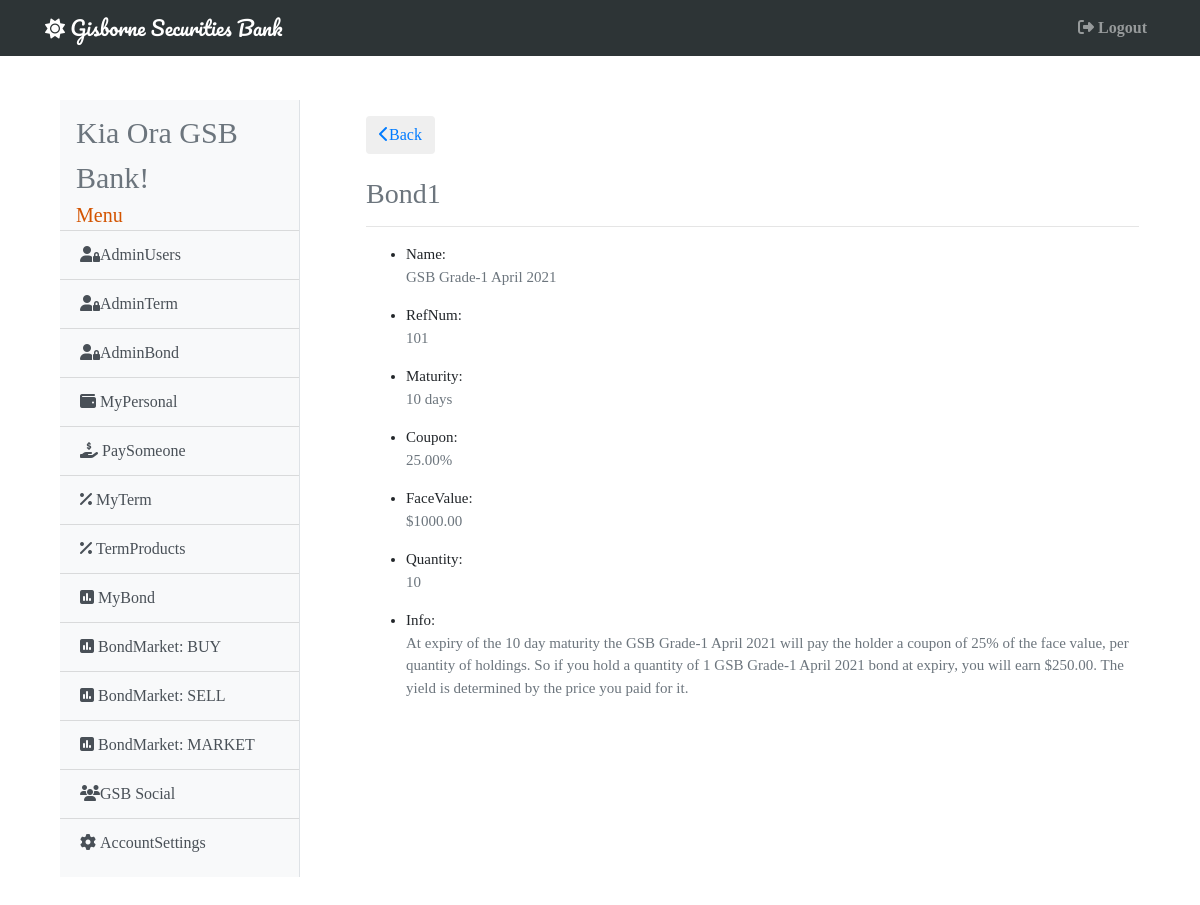
The page /bondproduct/1 (signed in) on the database its author committed.
### gsb/models.py (models this page shows, shortened)
class User(db.Model, UserMixin):
    id = db.Column(db.Integer, primary_key=True)
    username = db.Column(db.String(20), unique=True, nullable=False)
    email = db.Column(db.String(120), unique=True, nullable=False)
    password = db.Column(db.String(60), nullable=False)
    account = db.Column(db.BigInteger, unique=True, nullable=False)
    cash = db.Column(db.Numeric(20, 2), nullable=False)
    admin =  db.Column(db.Boolean, default=False, nullable=False)
    active =  db.Column(db.Boolean, default=False, nullable=False)
    market =  db.Column(db.Boolean, default=False, nullable=False)
    image = db.Column(db.Integer, default=1, nullable=False)
    inbox = db.Column(db.Integer, default=0, nullable=False)
    term = db.Column(db.Numeric(20, 2), nullable=False)
    bond = db.Column(db.Numeric(20, 2), nullable=False)
    total = db.Column(db.Numeric(20, 2), nullable=False)
    terms = db.relationship('Term', secondary="terms")
    bonds = db.relationship('Bond', secondary="bonds")
    buys = db.relationship('Bond', secondary="buys")
    sells = db.relationship('Bond', secondary="sells")
    receives = db.relationship('Receives', lazy='dynamic', backref='receiver')
    sends = db.relationship('Sends', lazy='dynamic', backref='sender')
    posts = db.relationship('Statuses', lazy='dynamic', backref='poster')
    messages = db.relationship('Messages', lazy='dynamic', backref='messager')

class Bond(db.Model):
    id = db.Column(db.Integer, primary_key=True)
    name = db.Column(db.String(50), unique=True, nullable=False)
    ref_num = db.Column(db.Integer, unique=True, nullable=False)
    maturity = db.Column(db.Integer, nullable=False)
    rate = db.Column(db.Numeric(4, 2), nullable=False)
    face_value = db.Column(db.Numeric(6, 2), nullable=False)
    quantity = db.Column(db.Integer, nullable=False)
    info = db.Column(db.String(300), nullable=False)

### gsb/bond/routes.py (the view)
@bond.route('/bondproduct/<int:bond_id>')
@login_required
def bond_product(bond_id):
    bond = Bond.query.get_or_404(bond_id)
    return render_template('bonds/bond.html', title=bond_id, bond=bond)

### gsb/models.py (called while the page is built)
@login_manager.user_loader
def load_user(user_id):
    return User.query.get(int(user_id))

### gsb/templates/bonds/bond.html
{% extends 'base.html' %}
{% block content %}
<div class="card-body shadow-lg p-3 mb-5 bg-white rounded" style="font-size: 15px;">
    <button class="btn">
        <a href="{{ url_for('bond.bond_market') }}"><i class="fas fa-chevron-left"></i>Back</a>
    </button>
    <br>
    <br>
        <h3 class="text-muted">Bond{{ bond.id }}</h3>
        <hr>
            <ul>
                <li>Name: <p class="text-muted">{{ bond.name }}</p></li>
                <li>RefNum: <p class="text-muted">{{ bond.ref_num }}</p></li>
                <li>Maturity: <p class="text-muted">{{ bond.maturity }} days</p></li>
                <li>Coupon: <p class="text-muted">{{ bond.rate*100 }}%</p></li>
                <li>FaceValue: <p class="text-muted">${{ bond.face_value }}</p></li>
                <li>Quantity: <p class="text-muted">{{ bond.quantity }}</p></li>
                <li>Info: <p class="text-muted">{{ bond.info }}</p></li>
            </ul>
</div>
{% endblock %}

### gsb/templates/base.html (shortened to what this page needs)
<!DOCTYPE html>
<html>
<head>
    <link rel="stylesheet" href="https://maxcdn.bootstrapcdn.com/bootstrap/4.0.0/css/bootstrap.min.css">
</head>
{% if current_user.image == 1 %}
  <body style="background-image: url('https://upload.wikimedia.org/wikipedia/commons/4/4f/Gisborne_NZ_Sunrise_Waikanae_Beach.jpg');
              background-size: cover; font-family: 'Noto+Serif+SC', 'sans-serif';">
{% elif current_user.image == 2 %}
  <body style="background-image: url('https://upload.wikimedia.org/wikipedia/commons/f/fc/Gladstone_Road_in_Gisborne_02.jpg');
              background-size: cover; font-family: 'Noto+Serif+SC', 'sans-serif';">
{% elif current_user.image == 3 %}
  <body style="background-image: url('https://upload.wikimedia.org/wikipedia/commons/c/cb/Railway_Bridge_over_Turanganui_River%2C_Gisborne.jpg');
              background-size: cover; font-family: 'Noto+Serif+SC', 'sans-serif';">
{% endif %}
  <header class="site-header">
    {% if current_user.admin == True %}
      <nav class="navbar navbar-expand-md navbar-dark bg-steel fixed-top" style="max-width: vw100; background-color: #2d3436;">
    {% else %}
      <nav class="navbar navbar-expand-md navbar-dark bg-steel fixed-top" style="max-width: vw100; background-color: #d35400;">
    {% endif %}
      <div class="container">
        <a class="navbar-brand" style="font-family: 'Pacifico', 'sans-serif';" href="/"><i class="fas fa-sun"></i> Gisborne Securities Bank</a>
          <div class="navbar-nav">
            <a class="nav-item nav-link" href="{{ url_for('main.logout') }}"><b><i class="fas fa-sign-out-alt mr-1"></i>Logout</b></a>
          </div>
        </div>
    </nav>
  </header>
    <main role="main" class="container">
      <div class="row">
        <div class="col-md-3" style="padding-top: 100px; padding-left: 30px; padding-bottom: 30px;">
          <div class="bg-light border-right" id="sidebar-wrapper" style="padding-block: 10px;">
            <div class="sidebar-heading ml-3 text-muted" style="font-size: 30px;">Kia Ora {{ current_user.username }}!</div>
            <div class="sidebar-heading ml-3" style="font-size: 20px; color: #d35400;">Menu</div>
            <div class="list-group list-group-flush">
            {% if current_user.admin == True %}
              <a href="{{ url_for('admin.admin_users') }}" class="list-group-item list-group-item-action bg-light"><i class="fas fa-user-lock"></i>AdminUsers</a>
              <a href="{{ url_for('admin.admin_term') }}" class="list-group-item list-group-item-action bg-light"><i class="fas fa-user-lock"></i>AdminTerm</a>
              <a href="{{ url_for('admin.admin_bond') }}" class="list-group-item list-group-item-action bg-light"><i class="fas fa-user-lock"></i>AdminBond</a>
            {% endif %}
              <a href="{{ url_for('main.my_personal') }}" class="list-group-item list-group-item-action bg-light"><i class="fas fa-wallet mr-1"></i>MyPersonal</a>
              <a href="{{ url_for('main.pay_someone') }}" class="list-group-item list-group-item-action bg-light"><i class="fas fa-hand-holding-usd mr-1"></i>PaySomeone</a>
              <a href="{{ url_for('term.my_term')}}" class="list-group-item list-group-item-action bg-light"><i class="fas fa-percent mr-1"></i>MyTerm</a>
              <a href="{{ url_for('term.term_products') }}" class="list-group-item list-group-item-action bg-light"><i class="fas fa-percent mr-1"></i>TermProducts</a>
              <a href="{{ url_for('bond.my_bond') }}" class="list-group-item list-group-item-action bg-light"><i class="fas fa-poll mr-1"></i>MyBond</a>
              <a href="{{ url_for('bond.buy_bond') }}" class="list-group-item list-group-item-action bg-light"><i class="fas fa-poll mr-1"></i>BondMarket: BUY</a>
              <a href="{{ url_for('bond.sell_bond') }}" class="list-group-item list-group-item-action bg-light"><i class="fas fa-poll mr-1"></i>BondMarket: SELL</a>
              <a href="{{ url_for('bond.bond_market') }}" class="list-group-item list-group-item-action bg-light"><i class="fas fa-poll mr-1"></i>BondMarket: MARKET</a>
              <a href="{{ url_for('main.gsb_social')}}" class="list-group-item list-group-item-action bg-light"><i class="fas fa-users"></i>GSB Social</a>
              <a href="{{ url_for('main.account_settings') }}" class="list-group-item list-group-item-action bg-light"><i class="fas fa-cog mr-1"></i>AccountSettings</a>
            </div>
          </div>
        </div>
        <div class="col-md-9" style="padding-top: 100px; padding-left: 35px;">
          {% block content %}{% endblock %}
        </div>
        </div>
    </main>
</body>
</html>

### rows shown on the page
User: username "GSB Bank"
Bond: id "1", name "GSB Grade-1 April 2021", ref_num "101", maturity "10", bond.rate*100 "25.00", face_value "1000.00", quantity "10", info "At expiry of the 10 day maturity the GSB Grade-1 April 2021 will pay the holder a coupon of 25% of the face value, per quantity of holdings. So if you hold a quantity of 1 GSB Grade-1 April 2021 bond at expiry, you will earn $250.00. The yield is determined by the price you paid for it."
